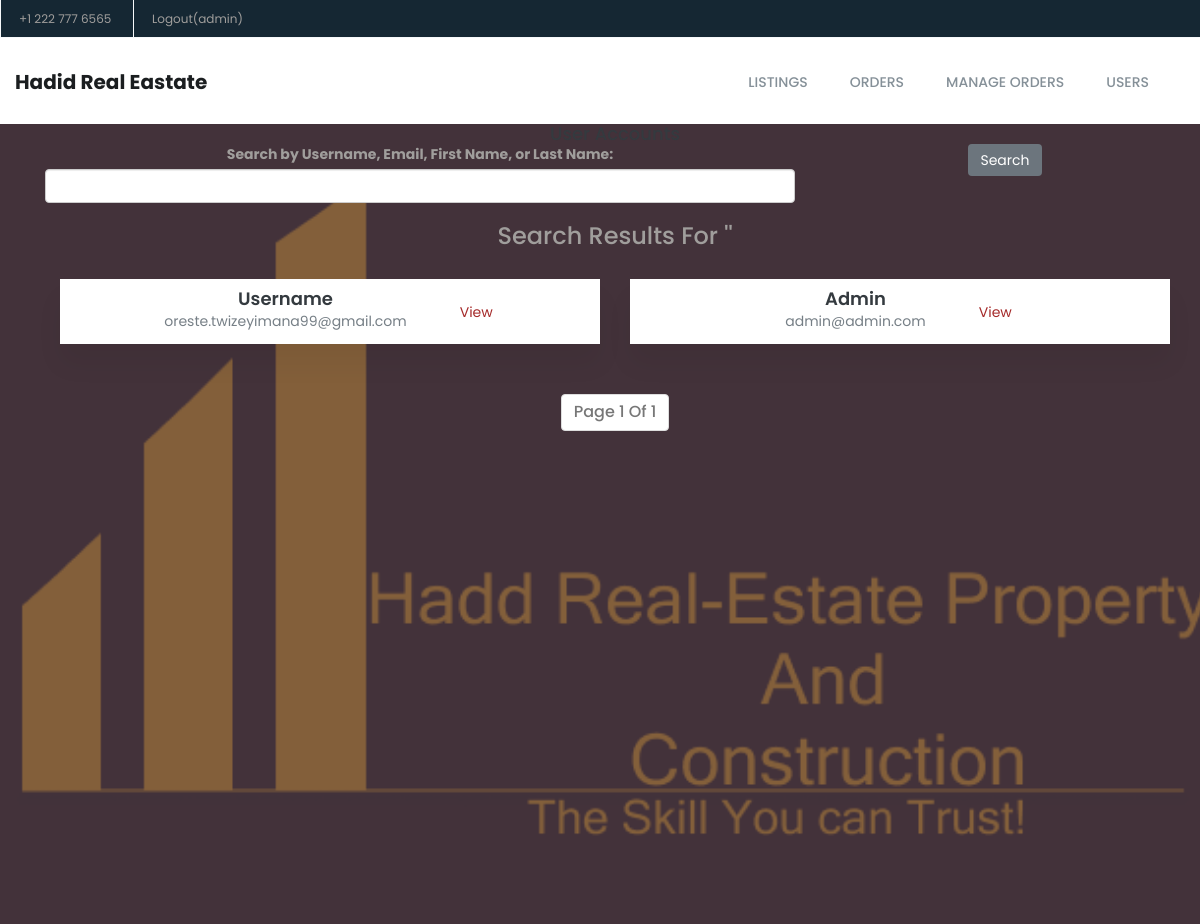
The page /accounts/search/ (signed in) on the database its author committed.
### accounts/models.py (models this page shows, shortened)
class User(AbstractBaseUser, PermissionsMixin):
    username_validator = UnicodeUsernameValidator()
    username = models.CharField(
        verbose_name=_("username"),
        max_length=150,
        unique=True,
        validators=[username_validator],
        error_messages={
            "unique": _("A user with that username already exists."),
        },
    )
    email = models.EmailField(verbose_name=_("email address"), blank=True)
    first_name = models.CharField(verbose_name=_("first name"), max_length=150, blank=True)
    last_name = models.CharField(verbose_name=_("last name"), max_length=150, blank=True)
    requested_reset_password = models.BooleanField(
        _('User has requested a password reset'),
        default=False,
        help_text=_('This will allow the admin to allow a password reset')
    )
    allowed_password_request = models.BooleanField(
        _('User has been granted a password reset'),
        default=False,
        help_text=_('This will allow the the user to perform password reset')
    )
    is_staff = models.BooleanField(
        _('staff status'),
        default=False,
        help_text=_('Designates whether the user can log into this admin site.'),
    )
    is_active = models.BooleanField(
        _('active'),
        default=True,
        help_text=_(
            'Designates whether this user should be treated as active. '
            'Unselect this instead of deleting accounts.'
        ),
    )
    is_superuser = models.BooleanField(
        _('superuser status'),
        default=False,
        help_text=_('Designates that this user has all permissions without explicitly assigning them.'),
    )
    objects = UserManager()
    USERNAME_FIELD = 'username'
    REQUIRED_FIELDS = ['email']
    class Meta:
        verbose_name = _("user")
        verbose_name_plural = _("users")

### accounts/views.py (the view)
# urls.py: path('search/', views.account_search, name='account_search'),
@superuser_required
def account_search(request):
    search_term = request.GET.get('q', '')
    filtered_listings = User.objects.filter(
        Q(username__icontains=search_term) | Q(email__icontains=search_term) | Q(first_name__icontains=search_term) | Q(last_name__icontains=search_term)
    )  # Search by title and description
    paginator = Paginator(filtered_listings, 5)  # Set the number of listings per page
    page_number = request.GET.get('page')
    page_obj = paginator.get_page(page_number)
    context = {'accounts': page_obj, 'is_paginated': page_obj.has_other_pages(), 'is_from_search': True,
               'search_term': search_term}
    return render(request, 'accounts/accounts_list.html', context)

### accounts/views.py (called while the page is built)
def superuser_required(view_func):
    decorated_view_func = user_passes_test(lambda u: u.is_superuser, login_url='listing_list')(view_func)
    return decorated_view_func

### real_estate/templates/accounts/accounts_list.html (shortened to what this page needs)
{% extends 'base.html' %}
{% block content %}
    <div class="container mt-4">
        <h1 class="display-4 mb-4">User Accounts</h1>
        <form method="get" action="{% url 'account_search' %}" class="mb-4">
            <div class="row">
                <div class="col-md-8">
                    <label for="q" class="form-label">Search by Username, Email, First Name, or Last Name:</label>
                    <input type="text" name="q" id="q" class="form-control" value="{{ search_term }}" required>
                </div>
                <div class="col-md-4">
                    <button type="submit" class="btn btn-primary">Search</button>
                </div>
            </div>
        </form>
        {% if is_from_search %}
            <h2 class="h3 mb-4">Search results for '{{ search_term }}'</h2>
        {% endif %}
        <ul class="list-group">
            {% for account in accounts %}
                <div class=" col-md-6 col-xl-4">
                    <div class="card">
                        <div class="card-body p-4 d-flex justify-content-between align-items-center gap-3">
                            <div class="text-center">
                                <h5 class="fw-semibold mb-0">{{ account.username }}</h5>
                                <p class="d-flex align-items-center justify-content-center">{{ account.email }}</p>
                            </div>
                            <a class="btn btn-outline-primary py-1 px-2 ms-auto"
                               href="{% url 'account_detail' account.pk %}">View</a>
                        </div>
                    </div>
                </div>
            {% endfor %}
        </ul>
        <nav aria-label="Page navigation">
            <ul class="pagination mt-4">
                <li class="page-item disabled"><a class="page-link disabled" href="#">Page {{ accounts.number }}
                    of {{ accounts.paginator.num_pages }}</a></li>
            </ul>
        </nav>
    </div>
{% endblock %}

### real_estate/templates/base.html (shortened to what this page needs)
{% load static %}
<!DOCTYPE html>
<html lang="en">
<head>
    <link rel="stylesheet" href="{% static 'css/mystyle.css' %}">
    <link rel="stylesheet" href="{% static 'css/font-awesome.min.css' %}">
    <link rel="stylesheet" href="{% static 'css/linearicons.css' %}">
    <link rel="stylesheet" href="{% static 'css/animate.css' %}">
    <link rel="stylesheet" href="{% static 'css/flaticon.css' %}">
    <link rel="stylesheet" href="{% static 'css/slick.css' %}">
    <link rel="stylesheet" href="{% static 'css/slick-theme.css' %}">
    <link rel="stylesheet" href="{% static 'css/bootstrap.min.css' %}">
    <link rel="stylesheet" href="{% static 'css/bootsnav.css' %}">
    <link rel="stylesheet" href="{% static 'css/style.css' %}">
    <link rel="stylesheet" href="{% static 'css/mystyle.css' %}">
    <link rel="stylesheet" href="{% static 'css/responsive.css' %}">
</head>
<body>
<header id="header-top" class="header-top">
    <ul>
        <li class="head-responsive-right">
            <div class="header-top-right">
                <ul>
                    <li class="header-top-contact">
                        +1 222 777 6565
                    </li>
                    {% if user.is_authenticated %}
                        <li class="header-top-contact">
                            <form method="post" action="{% url 'logout' %}">
                                <button type="submit">
                                    Logout({{ user.username }})
                                </button>
                            </form>
                        </li>
                    {% endif %}
                </ul>
            </div>
        </li>
    </ul>
</header>
<section class="top-area">
    <div class="header-area">
        <nav class="navbar navbar-default bootsnav  navbar-sticky navbar-scrollspy" data-minus-value-desktop="70"
             data-minus-value-mobile="55" data-speed="1000">
            <div class="container">
                <div class="navbar-header">
                    <a class="navbar-brand" href="{% url 'listing_list' %}">
                        Hadid real eastate
                    </a>
                </div>
                <div class="collapse navbar-collapse menu-ui-design" id="navbar-menu">
                    <ul class="nav navbar-nav navbar-right" data-in="fadeInDown" data-out="fadeOutUp">
                        <li>
                            <a class="nav-link" href="{% url 'listing_list' %}">Listings</a>
                        </li>
                        {% if user.is_authenticated %}
                            <li>
                                <a class="nav-link" href="{% url 'order_list' %}">Orders</a>
                            </li>
                            {% if user.is_superuser %}
                                <li>
                                    <a class="nav-link" href="{% url 'order_list' %}">Manage Orders</a>
                                </li>
                                <li>
                                    <a class="nav-link" href="{% url 'accounts_list' %}">Users</a>
                                </li>
                            {% endif %}
                        {% endif %}
                    </ul>
                </div>
            </div>
        </nav>
    </div>
</section>
<section id="home" class="welcome-hero">
    <div class="container">
        {% block content %}
        {% endblock %}
    </div>
</section>
</body>
</html>

### listings/static/css/mystyle.css (style rules this page uses)
*, body { font-family: 'Poppins', sans-serif; font-weight: 400; -webkit-font-smoothing: antialiased; text-rendering: optimizeLegibility; -moz-osx-font-smoothing: grayscale; }
html, body { height: 100%; background-color: #152733; }
.btn-primary { background-color: #6C757D; outline: none; border: 0px; box-shadow: none; }
.align-items-center { align-items: center!important; }
.justify-content-center { justify-content: center!important; }
.d-flex { display: flex!important; }
.card { margin-bottom: 30px; background: white; padding-left: 10px; padding-top: 10px; padding-bottom: 10px; font-size: 1.25rem; }
.card-body .btn { margin-left: 20px; }
.card-body { display: flex; align-items: center; justify-content: center; gap: 20px; }
.card-body .text-center { display: flex; flex-direction: column; align-items: center; }
a { text-decoration: none; }
.fw-semibold { font-weight: 600!important; }
.card, .bg-light { box-shadow: 0 20px 27px 0 rgb(0 0 0 / 5%); }
.list-group { padding-top: 20px!important; }

### listings/static/css/bootsnav.css (style rules this page uses)
nav.bootsnav .container { position: relative; }
nav.navbar.bootsnav { margin-bottom: 0; -moz-border-radius: 0px; -webkit-border-radius: 0px; -o-border-radius: 0px; border-radius: 0px; background-color: #fff; border: none; border-bottom: solid 1px #e0e0e0; z-index: 9; }
nav.navbar.bootsnav ul.nav > li > a { color: #6f6f6f; background-color: transparent; outline: none; margin-bottom: -2px; }
body { -webkit-transition: all 0.3s ease-in-out; -moz-transition: all 0.3s ease-in-out; -o-transition: all 0.3s ease-in-out; -ms-transition: all 0.3s ease-in-out; transition: all 0.3s ease-in-out; }
.wrap-sticky nav.navbar.bootsnav { position: absolute; width: 100%; left: 0; top: 0; }
@media (min-width: 1024px) { nav.navbar.bootsnav ul.nav > li > a { padding: 30px 15px; font-weight: 600; } }

### listings/static/css/style.css (style rules this page uses)
* { padding: 0; margin: 0; }
* { -webkit-box-sizing:border-box; -moz-box-sizing:border-box; -o-box-sizing:border-box; -ms-box-sizing:border-box; box-sizing:border-box; }
body { font-family: 'Poppins', sans-serif; font-size:14px; color:#a09e9c; text-transform:initial; max-width:1920px; margin:0 auto; overflow-x:hidden; }
a,a:hover,a:active,a:focus { display:inline-block; text-decoration:none; color: brown; font-size:16px; padding:0; font-weight: 500; text-transform: capitalize; }
h1,h2,h3,h4,h5,h6 { margin: 0; color:#343a3f; font-size: 18px; font-weight: 500; text-transform: capitalize; }
p { margin: 0; color:#767f86; font-size:14px; line-height: 1.8; text-transform: initial; }
ul { padding: 0; margin: 0 auto; list-style: none; }
ul li { list-style: none; }
select,input,textarea,button { box-shadow:none;outline:0!important; }
button { background: transparent;border: 0;font-size: 12px; }
html,body { height: 100%; }
.header-top { border-bottom:1px solid #f6f8fa; }
.header-top ul li { display: inline-block; }
.header-top-left li,.header-top-right li { display: inline-block; }
.select-opt,.header-top-contact { padding: 10px 18px; border-right: 1px solid #f6f8fa; }
.header-top-contact { border-right: 0; border-left: 1px solid #f6f8fa; font-size: 12px; }
nav.navbar.bootsnav { background-color:#fff; border-bottom: transparent; }
.navbar-header a.navbar-brand,.navbar-header a.navbar-brand:hover,.navbar-header a.navbar-brand:focus { display: inline-block; color: #1b1e20; font-size: 20px; font-weight: 700; padding: 34px 0px; text-transform:capitalize; }
nav.navbar.bootsnav ul.nav > li > a { color: #859098; font-size: 14px; font-weight: 500; text-transform:uppercase; -webkit-transition: 0.3s linear; -moz-transition: 0.3s linear; -ms-transition: 0.3s linear; -o-transition: 0.3s linear; transition: 0.3s linear; }
nav.navbar.bootsnav ul.nav > li > a { padding:34px 21px; }
.menu-ui-design { overflow-y:scroll;height: 350px; }
.welcome-hero { position: relative; background:url('media/images/logo.small.png')no-repeat; background-position:center; background-size:cover; text-align: center; height:800px; z-index: 1; }
.welcome-hero:before { position: absolute; content: " "; top: 0; left: 0; width: 100%; height: 100%; background:rgba(65,73,89,.65); z-index: -1; }

### rows shown on the page
User: username "admin", username "Admin", email "admin@admin.com"
User: username "Username", email "oreste.twizeyimana99@gmail.com"

### other values the page prints
{{ accounts.number }} "1"
{{ accounts.paginator.num_pages }} "1"
